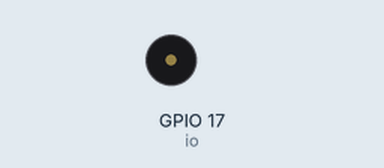
Recording of a program running on a simulated Raspberry Pi (BCM pin numbers). Shown: buzzer (waves = sounding). At 7.2 s the program stops and its outputs stay as they are.

Above: at 0.2 s.
At 6.4 s:
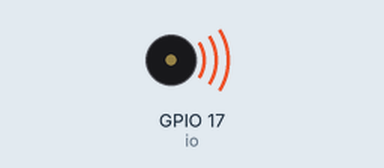
Timing chart, 0 to 8.6 s (numbered marks = the images above):
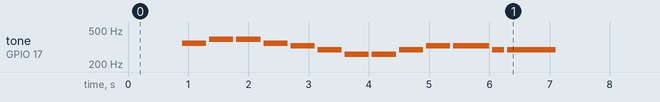

The program:

Lab8.py
```python
import RPi.GPIO as GPIO
import time

GPIO.setmode(GPIO.BCM)
io = 17
GPIO.setup(io, GPIO.OUT)
pwm = GPIO.PWM(io, 440)

notes = {
    'C4': 261,
    'D4': 294,
    'E4': 329,
    'F4': 349,
    'G4': 392,
    'A4': 440,
    'B4': 493,
    'C5': 523
}

def play(W, duration, volume=10):
    pwm.ChangeFrequency(W)
    pwm.start(volume)
    time.sleep(duration)
    pwm.stop()

song = [
    ('E4', 0.4), ('E4', 0.4), ('F4', 0.4), ('G4', 0.4),
    ('G4', 0.4), ('F4', 0.4), ('E4', 0.4), ('D4', 0.4),
    ('C4', 0.4), ('C4', 0.4), ('D4', 0.4), ('E4', 0.4),
    ('E4', 0.6), ('D4', 0.2), ('D4', 0.8),
]

try:
    for note, duration in song:
        play(notes[note], duration, volume=20)
        time.sleep(0.05)
finally:
    GPIO.cleanup()
```

Measured:
- by itself, tone on GPIO 17 (io): plays 349 Hz for 0.40 s, 392 Hz for 0.40 s, 392 Hz for 0.40 s, 349 Hz for 0.40 s, 329 Hz for 0.40 s, 294 Hz for 0.40 s … (13 notes in this stretch)
